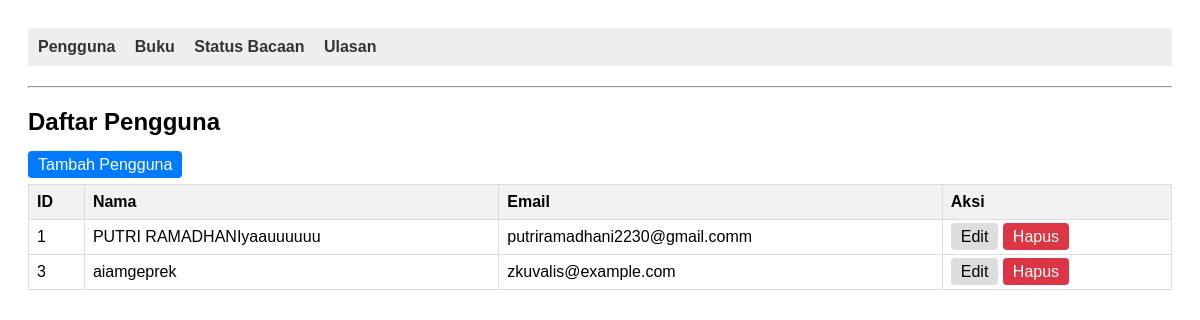
Page /Tepehh10/index.php?entity=pengguna&action=list on the committed database.
### tables this page shows
CREATE TABLE `pengguna` (
  `id_pengguna` int(11) NOT NULL,
  `nama` varchar(100) NOT NULL,
  `email` varchar(100) NOT NULL
);

### Tepehh10/models/Pengguna.php (called while the page is built, shortened)
<?php
require_once "config/Database.php";
class Pengguna
{
    private $conn;
    private $table = "pengguna";
    public function __construct()
    {
        $database = new Database();
        $this->conn = $database->getConnection();
    }
    public function getAll()
    {
        $query = "SELECT * FROM " . $this->table;
        $stmt = $this->conn->prepare($query);
        $stmt->execute();
        return $stmt->fetchAll(PDO::FETCH_ASSOC);
    }
}

### Tepehh10/config/Database.php (called while the page is built, shortened)
<?php
class Database
{
    private $host = "localhost";
    private $database = "library";
    private $username = "root";
    private $password = "";
    public function getConnection()
    {
        $this->conn = null;
        try {
            $this->conn = new PDO("mysql:host=" . $this->host . ";dbname=" . $this->database, $this->username, $this->password);
            $this->conn->setAttribute(PDO::ATTR_ERRMODE, PDO::ERRMODE_EXCEPTION);
        } catch (PDOException $exception) {
            echo "Connection error: " . $exception->getMessage();
        }
        return $this->conn;
    }
}

### Tepehh10/viewmodels/PenggunaViewModel.php (called while the page is built, shortened)
<?php
require_once 'models/Pengguna.php';
class PenggunaViewModel
{
    private $pengguna;
    public function __construct()
    {
        $this->pengguna = new Pengguna();
    }
    public function getPenggunaList()
    {
        return $this->pengguna->getAll();
    }
}

### Tepehh10/views/pengguna_list.php (the view)
<?php
require_once 'views/template/header.php';
?>
<div class="content-header">
    <h2>Daftar Pengguna</h2>
    <a href="index.php?entity=pengguna&action=add" class="btn btn-primary">Tambah Pengguna</a>
</div>
<table class="data-table">
    <thead>
        <tr>
            <th>ID</th>
            <th>Nama</th>
            <th>Email</th>
            <th>Aksi</th>
        </tr>
    </thead>
    <tbody>
        <?php foreach ($penggunaList as $pengguna): ?>
            <tr>
                <td><?= htmlspecialchars($pengguna['id_pengguna']); ?></td>
                <td><?= htmlspecialchars($pengguna['nama']); ?></td>
                <td><?= htmlspecialchars($pengguna['email']); ?></td>
                <td>
                    <a href="index.php?entity=pengguna&action=edit&id=<?= $pengguna['id_pengguna']; ?>" class="btn btn-edit">Edit</a>
                    <a href="index.php?entity=pengguna&action=delete&id=<?= $pengguna['id_pengguna']; ?>" onclick="return confirm('Hapus pengguna ini?');" class="btn btn-danger">Hapus</a>
                </td>
            </tr>
        <?php endforeach; ?>
    </tbody>
</table>
<?php require_once 'views/template/footer.php'; ?>

### Tepehh10/views/template/header.php (style rules this page uses)
body { font-family: sans-serif; padding: 20px; }
table { border-collapse: collapse; width: 100%; margin-top: 10px; }
th, td { border: 1px solid #ddd; padding: 8px; text-align: left; }
th { background-color: #f2f2f2; }
.btn { padding: 5px 10px; text-decoration: none; background: #ddd; color: black; border-radius: 4px; }
.btn-primary { background: #007bff; color: white; }
.btn-danger { background: #dc3545; color: white; }

### rows in the picture
pengguna: id_pengguna "1", nama "PUTRI RAMADHANIyaauuuuuu", email "putriramadhani2230@gmail.comm"
pengguna: id_pengguna "3", nama "aiamgeprek", email "zkuvalis@example.com"
